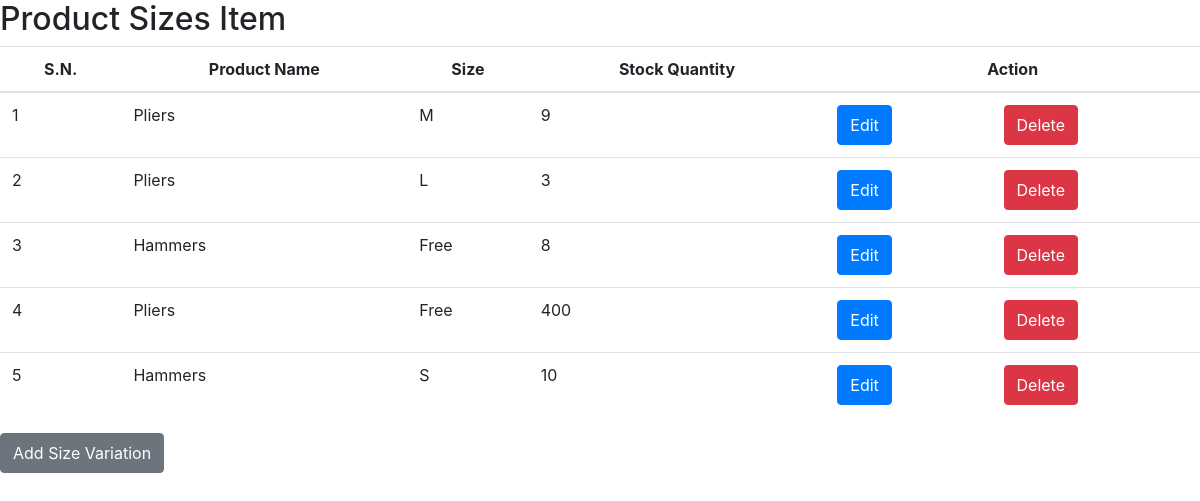
Screenshot of /adminView/viewProductSizes.php with the database file from the repository.
### tables this page shows
CREATE TABLE `product_size_variation` (
  `variation_id` int(11) NOT NULL,
  `product_id` int(11) NOT NULL,
  `size_id` int(11) NOT NULL,
  `quantity_in_stock` int(11) NOT NULL
);

CREATE TABLE `product` (
  `product_id` int(11) NOT NULL,
  `product_name` varchar(200) NOT NULL,
  `product_desc` text NOT NULL,
  `product_image` varchar(255) NOT NULL,
  `price` int(11) NOT NULL,
  `category_id` int(11) NOT NULL,
  `uploaded_date` date NOT NULL DEFAULT current_timestamp(),
  `top_sale` tinyint(1) NOT NULL DEFAULT 0
);

CREATE TABLE `sizes` (
  `size_id` int(11) NOT NULL,
  `size_name` varchar(100) NOT NULL
);

### adminView/viewProductSizes.php (the view, shortened to what this page needs)
<link href="https://cdn.jsdelivr.net/npm/bootstrap@4.6.2/dist/css/bootstrap.min.css" rel="stylesheet">
<link href="https://cdnjs.cloudflare.com/ajax/libs/font-awesome/6.4.0/css/all.min.css" rel="stylesheet">
<div >
  <h2>Product Sizes Item</h2>
  <table class="table ">
    <thead>
      <tr>
        <th class="text-center">S.N.</th>
        <th class="text-center">Product Name</th>
        <th class="text-center">Size</th>
        <th class="text-center">Stock Quantity</th>
        <th class="text-center" colspan="2">Action</th>
      </tr>
    </thead>
    <?php
      include_once "../config/dbconnect.php";
      $sql="SELECT * from product_size_variation v, product p, sizes s WHERE p.product_id=v.product_id AND v.size_id=s.size_id ";
      $result=$conn-> query($sql);
      $count=1;
      if ($result-> num_rows > 0){
        while ($row=$result-> fetch_assoc()) {
    ?>
    <tr>
      <td><?=$count?></td>
      <td><?=$row["product_name"]?></td>
      <td><?=$row["size_name"]?></td>
      <td><?=$row["quantity_in_stock"]?></td>
      <td><button class="btn btn-primary" style="height:40px" onclick="variationEditForm('<?=$row['variation_id']?>')">Edit</button></td>
      <td><button class="btn btn-danger" style="height:40px"  onclick="variationDelete('<?=$row['variation_id']?>')">Delete</button></td>
      </tr>
      <?php
            $count=$count+1;
          }
        }
      ?>
  </table>
  <button type="button" class="btn btn-secondary" style="height:40px" data-toggle="modal" data-target="#myModal">
    Add Size Variation
  </button>
</div>

### rows the page displays
product_size_variation: product.product_name "Pliers", size.size_name "M", quantity_in_stock "9"
product_size_variation: product.product_name "Pliers", size.size_name "L", quantity_in_stock "3"
product_size_variation: product.product_name "Hammers", size.size_name "Free", quantity_in_stock "8"
product_size_variation: product.product_name "Pliers", size.size_name "Free", quantity_in_stock "400"
product_size_variation: product.product_name "Hammers", size.size_name "S", quantity_in_stock "10"
